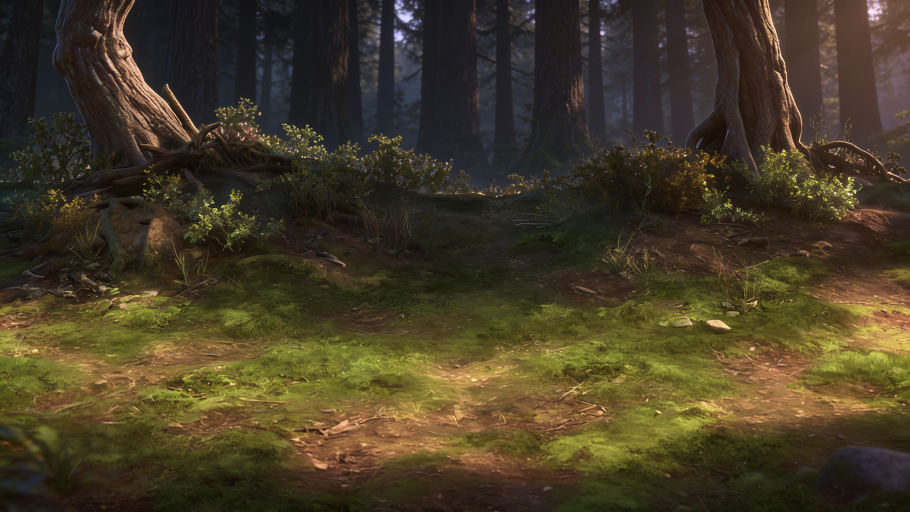
#> input picture .claude/skills/ai-media-generator/examples/images/B2-scene-forest.jpg, 2730 x 1536 px (shown at 1/3 size)
$ python color_mask.py ../../.claude/skills/ai-media-generator/examples/images/B2-scene-forest.jpg
#> lines starting #> are read from the running program, lines starting #| are printed output that depends on the picture; after the words box and inside, x2 and y2 are one past the last pixel; in counts of white or black regions, pixels touching at a corner belong together
#> in main, src is the input picture: PIL image 2730x1536 RGB; mean R, G, B 70.4, 60.1, 38.2
"""按色相/飽和度/亮度門檻自動抓顏色遮罩,並只在遮罩內加強。

用法(A12 定案參數 = 預設值):
    python3 color_mask.py door.webp --out-dir out/
    python3 color_mask.py door.webp --sat-min 0.35 --hue-min 330   # A12 第一張門用的寬門檻

輸出:<name>_mask.png(白=選取)、<name>_boost.png(保留原 alpha)、<name>_compare.png(原圖|遮罩|加強)
"""
import argparse
from pathlib import Path

import numpy as np
from PIL import Image, ImageFilter


def color_mask(rgb, hue_min, hue_max, sat_min, val_min):
#> called with hue_min = 335, hue_max = 20, sat_min = 0.45, val_min = 0.1
    a = rgb.astype(float) / 255
    r, g, b = a[..., 0], a[..., 1], a[..., 2]
    mx, mn = a.max(-1), a.min(-1)
    d = np.maximum(mx - mn, 1e-6)
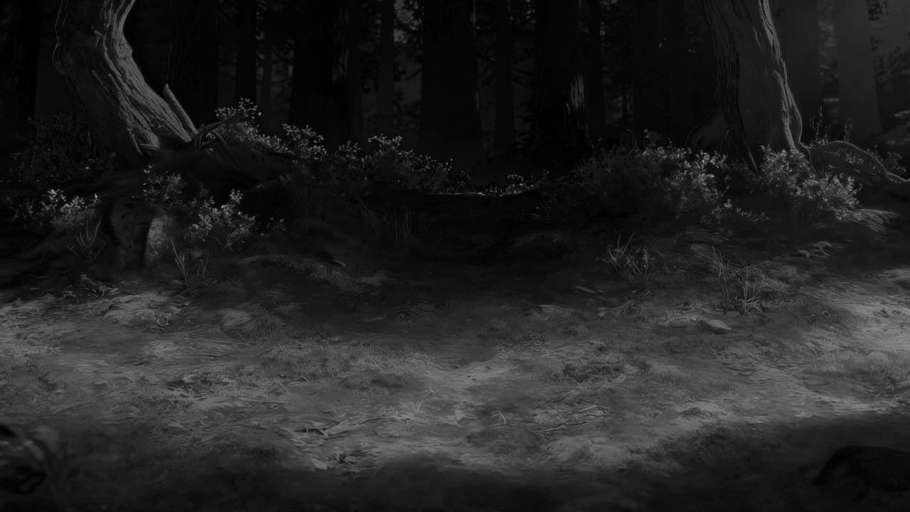
#> d: shape (1536, 2730) float64 (shown at 1/3 size); min 1e-06, max 0.663, mean 0.137
    s = (mx - mn) / np.maximum(mx, 1e-6)
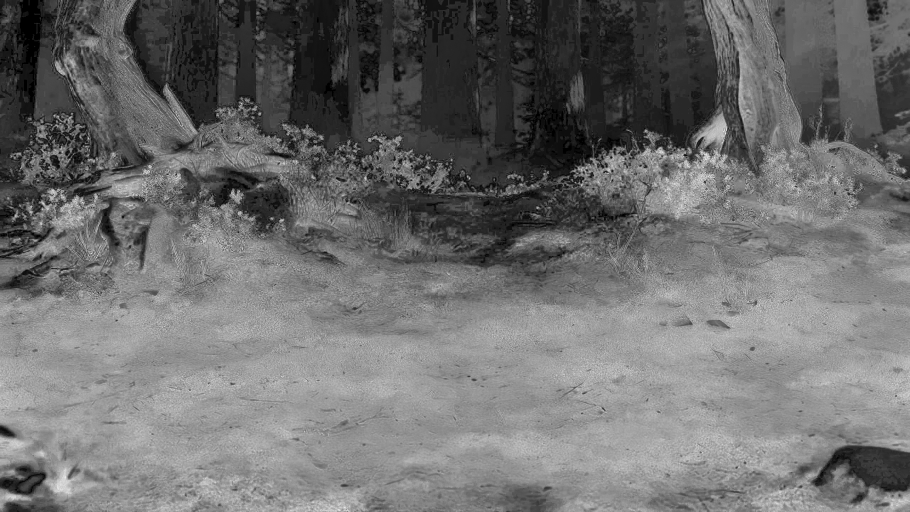
#> s: shape (1536, 2730) float64 (shown at 1/3 size); min 0, max 1, mean 0.434
    h = np.where(mx == r, ((g - b) / d) % 6,
                 np.where(mx == g, (b - r) / d + 2, (r - g) / d + 4)) * 60
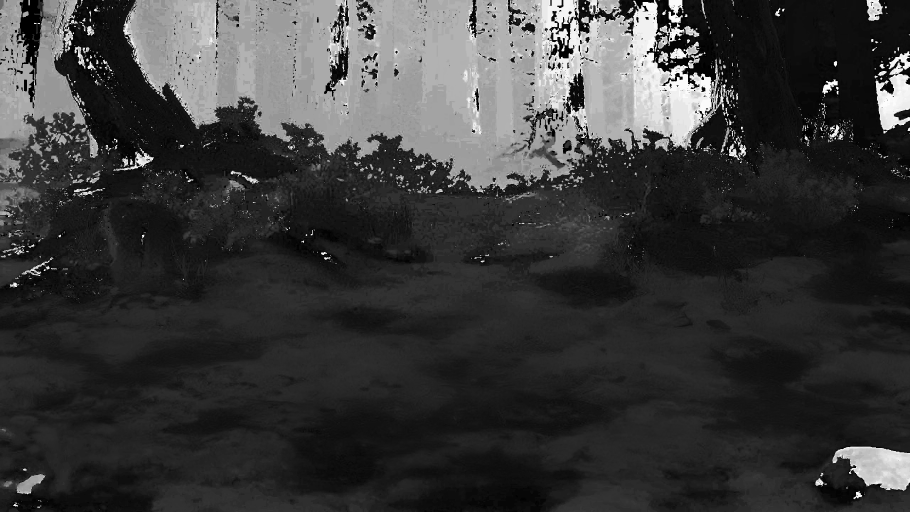
#> h: shape (1536, 2730) float64 (shown at 1/3 size); min 0, max 359.1, mean 82.3; drawn with min black and max white
    # hue_min <= hue_max:一般區間;hue_min > hue_max:跨 0°(紅色,如 335~20)
    hue_ok = ((h >= hue_min) & (h <= hue_max)) if hue_min <= hue_max else ((h >= hue_min) | (h <= hue_max))
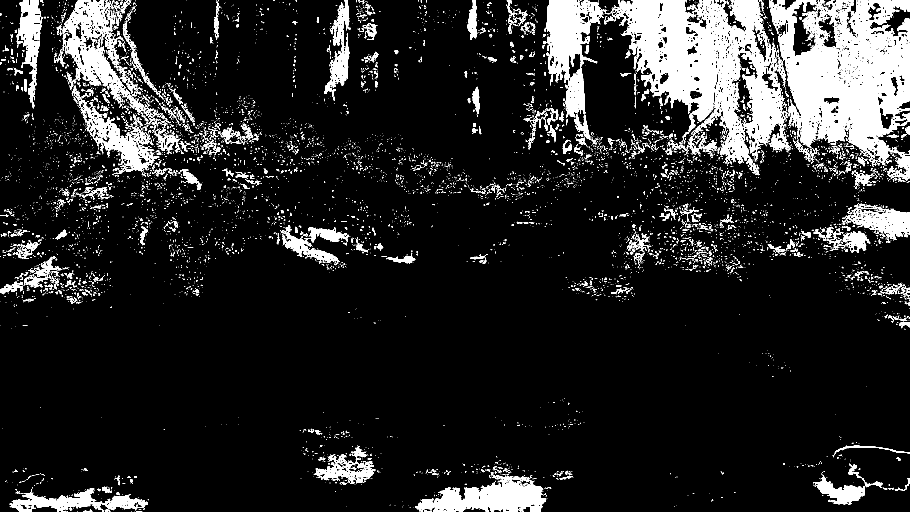
#> hue_ok: shape (1536, 2730) bool (shown at 1/3 size); 11.7% white; 10610 white regions (9636 under 20 px), largest, box (x1, y1, x2, y2) and area: (1813, 0, 2373, 496) 117314, (2311, 0, 2730, 497) 115473, (1634, 0, 1812, 354) 28460
    return hue_ok & (s > sat_min) & (mx > val_min)
#> returned value: shape (1536, 2730) bool; 1.8% white; 5504 white regions (5142 under 20 px), largest, box (x1, y1, x2, y2) and area: (1245, 1464, 1476, 1536) 6728, (160, 1469, 444, 1536) 6605, (2228, 224, 2293, 414) 4691


def main():
    p = argparse.ArgumentParser()
    p.add_argument("image")
    p.add_argument("--out-dir", default=".")
    p.add_argument("--hue-min", type=float, default=335, help="色相下限(度);大於 hue-max 時跨 0°")
    p.add_argument("--hue-max", type=float, default=20, help="色相上限(度)")
    p.add_argument("--sat-min", type=float, default=0.45)
    p.add_argument("--val-min", type=float, default=0.10)
    p.add_argument("--median", type=int, default=5, help="去雜點濾波尺寸(奇數)")
    p.add_argument("--feather", type=float, default=1.5, help="邊緣羽化 px")
    p.add_argument("--sat-gain", type=float, default=1.3)
    p.add_argument("--val-gain", type=float, default=1.35)
    args = p.parse_args()

    src = Image.open(args.image)
    alpha = src.getchannel("A") if src.mode in ("RGBA", "LA") else None
    im = src.convert("RGB")
    rgb = np.asarray(im)

    sel = color_mask(rgb, args.hue_min, args.hue_max, args.sat_min, args.val_min)
    if alpha is not None:
        sel &= np.asarray(alpha) > 0
    mask = (Image.fromarray((sel * 255).astype("uint8"))
            .filter(ImageFilter.MedianFilter(args.median))
            .filter(ImageFilter.GaussianBlur(args.feather)))
    print(f"selected: {sel.mean():.1%} of pixels")
#| selected: 1.8% of pixels

    hsv = np.asarray(im.convert("HSV")).astype(float)
    hsv[..., 1] = np.clip(hsv[..., 1] * args.sat_gain, 0, 255)
    hsv[..., 2] = np.clip(hsv[..., 2] * args.val_gain, 0, 255)
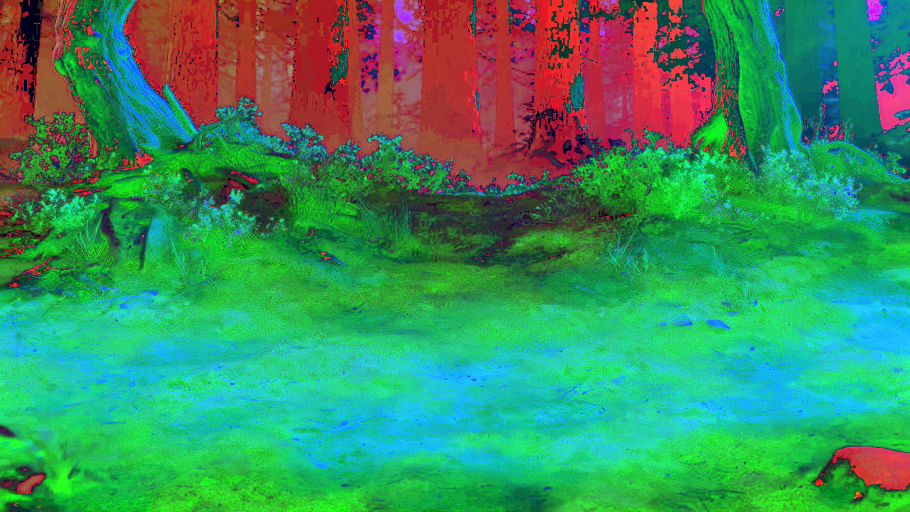
#> hsv: shape (1536, 2730, 3) float64 (shown at 1/3 size); mean R, G, B 57.8, 143.4, 96.4
    boost = np.asarray(Image.fromarray(hsv.astype("uint8"), "HSV").convert("RGB")).astype(float)
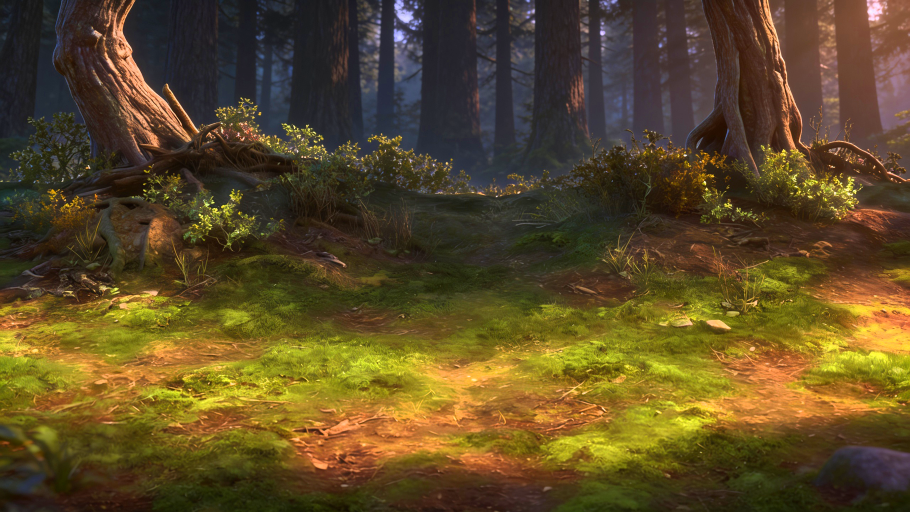
#> boost: shape (1536, 2730, 3) float64 (shown at 1/3 size); mean R, G, B 93.7, 75.3, 37.9
    m = np.asarray(mask).astype(float)[..., None] / 255
    out = Image.fromarray((rgb * (1 - m) + boost * m).astype("uint8"))

    stem = Path(args.image).stem
    od = Path(args.out_dir)
    od.mkdir(parents=True, exist_ok=True)
    mask.save(od / f"{stem}_mask.png")
    w, h = im.size
#> w = 2730; h = 1536
    cmp = Image.new("RGB", (w * 3, h))
#> cmp: PIL image 8190x1536 RGB; every value is 0
    for i, x in enumerate((im, mask.convert("RGB"), out)):
        cmp.paste(x, (w * i, 0))
#> this loop made 3 passes
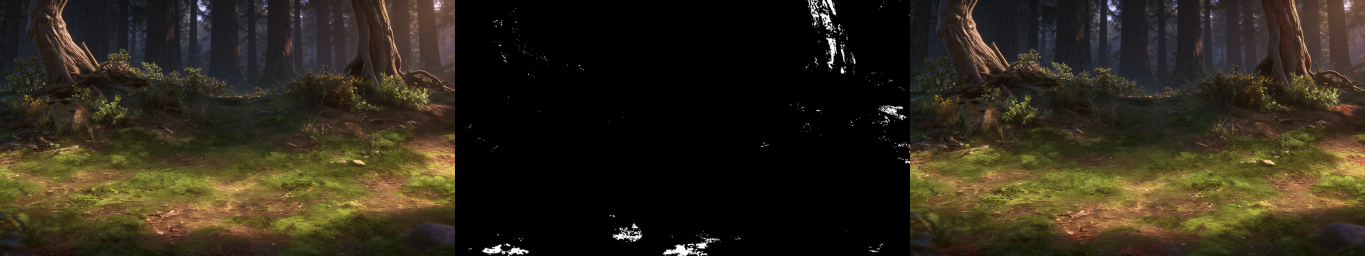
#> cmp: PIL image 8190x1536 RGB (shown at 1/6 size); mean R, G, B 48.1, 41.2, 26.5
    cmp.save(od / f"{stem}_compare.png")
    if alpha is not None:
        out = out.convert("RGBA")
        out.putalpha(alpha)
    out.save(od / f"{stem}_boost.png")


if __name__ == "__main__":
    main()
